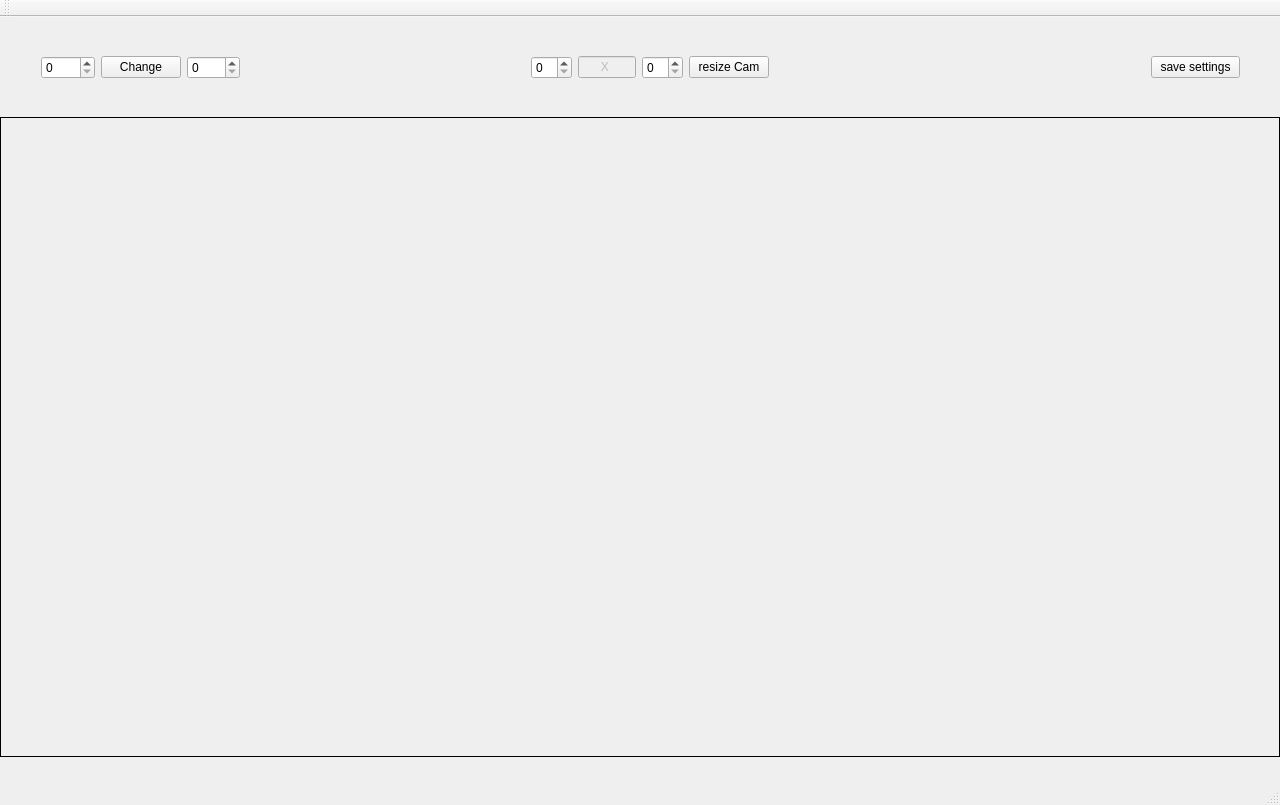
<?xml version="1.0" encoding="UTF-8"?>
<ui version="4.0">
 <class>MainWindow</class>
 <widget class="QMainWindow" name="MainWindow">
  <property name="geometry">
   <rect>
    <x>0</x>
    <y>0</y>
    <width>1280</width>
    <height>805</height>
   </rect>
  </property>
  <property name="windowTitle">
   <string>MainWindow</string>
  </property>
  <widget class="QWidget" name="centralWidget">
   <widget class="QLabel" name="label">
    <property name="enabled">
     <bool>true</bool>
    </property>
    <property name="geometry">
     <rect>
      <x>0</x>
      <y>100</y>
      <width>1280</width>
      <height>640</height>
     </rect>
    </property>
    <property name="frameShape">
     <enum>QFrame::Box</enum>
    </property>
    <property name="text">
     <string/>
    </property>
    <property name="scaledContents">
     <bool>true</bool>
    </property>
   </widget>
   <widget class="QWidget" name="horizontalLayoutWidget_2">
    <property name="geometry">
     <rect>
      <x>520</x>
      <y>0</y>
      <width>260</width>
      <height>101</height>
     </rect>
    </property>
    <layout class="QHBoxLayout" name="horizontalLayout_2">
     <item>
      <widget class="QSpinBox" name="spinBoxFieldHeight"/>
     </item>
     <item>
      <widget class="QLineEdit" name="lineEditConstX">
       <property name="enabled">
        <bool>false</bool>
       </property>
       <property name="sizePolicy">
        <sizepolicy hsizetype="Expanding" vsizetype="Fixed">
         <horstretch>0</horstretch>
         <verstretch>0</verstretch>
        </sizepolicy>
       </property>
       <property name="text">
        <string>      X</string>
       </property>
       <property name="readOnly">
        <bool>true</bool>
       </property>
      </widget>
     </item>
     <item>
      <widget class="QSpinBox" name="spinBoxFieldWidth"/>
     </item>
     <item>
      <widget class="QPushButton" name="pushButtonResizeCamField">
       <property name="text">
        <string>resize Cam</string>
       </property>
      </widget>
     </item>
    </layout>
   </widget>
   <widget class="QWidget" name="horizontalLayoutWidget_4">
    <property name="geometry">
     <rect>
      <x>1140</x>
      <y>0</y>
      <width>111</width>
      <height>101</height>
     </rect>
    </property>
    <layout class="QHBoxLayout" name="horizontalLayout_4">
     <item>
      <widget class="QPushButton" name="pushButtonSaveSettings">
       <property name="text">
        <string>save settings</string>
       </property>
      </widget>
     </item>
    </layout>
   </widget>
   <widget class="QWidget" name="horizontalLayoutWidget">
    <property name="geometry">
     <rect>
      <x>30</x>
      <y>0</y>
      <width>221</width>
      <height>101</height>
     </rect>
    </property>
    <layout class="QHBoxLayout" name="horizontalLayout">
     <item>
      <widget class="QSpinBox" name="spinBoxChange1"/>
     </item>
     <item>
      <widget class="QPushButton" name="pushButtonChange">
       <property name="text">
        <string>Change</string>
       </property>
      </widget>
     </item>
     <item>
      <widget class="QSpinBox" name="spinBoxChange2"/>
     </item>
    </layout>
   </widget>
  </widget>
  <widget class="QMenuBar" name="menuBar">
   <property name="geometry">
    <rect>
     <x>0</x>
     <y>0</y>
     <width>1280</width>
     <height>26</height>
    </rect>
   </property>
  </widget>
  <widget class="QToolBar" name="mainToolBar">
   <attribute name="toolBarArea">
    <enum>TopToolBarArea</enum>
   </attribute>
   <attribute name="toolBarBreak">
    <bool>false</bool>
   </attribute>
  </widget>
  <widget class="QStatusBar" name="statusBar"/>
 </widget>
 <layoutdefault spacing="6" margin="11"/>
 <resources/>
 <connections/>
</ui>
